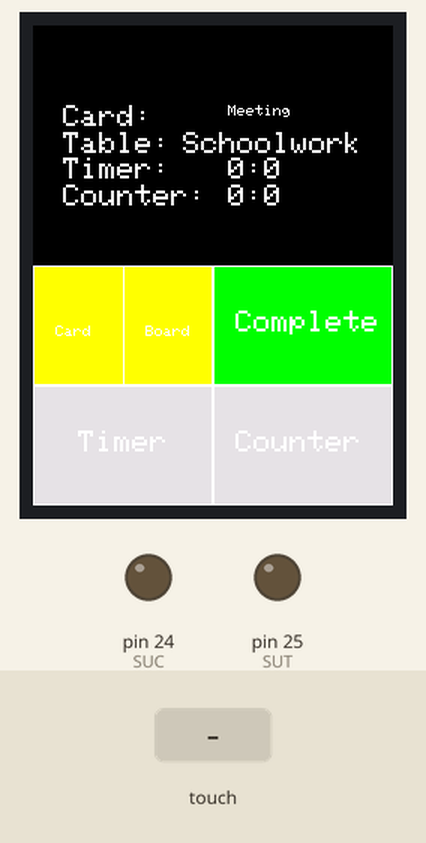
Bench run of a sketch on a simulated Arduino Mega 2560, built with avr-gcc and run on an emulated ATmega2560. Parts: 240×320 colour display, output pins drawn as LEDs (lit = HIGH). The test bench sets the inputs (shaded band). What the sketch prints to the serial monitor is not drawn.

Above: at 1.5 s.
1.6 s: touch panel pressed at 62 % / 30 % of its raw x / y range
At 3.6 s:
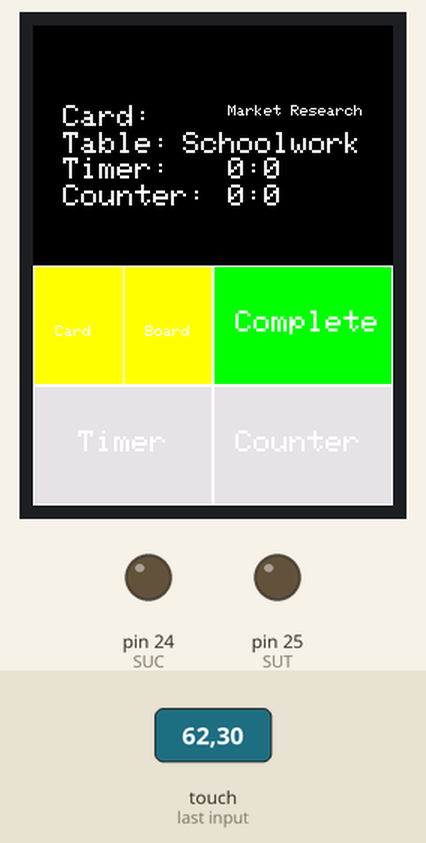
4.1 s: touch panel pressed at 62 % / 10 % of its raw x / y range
At 4.8 s:
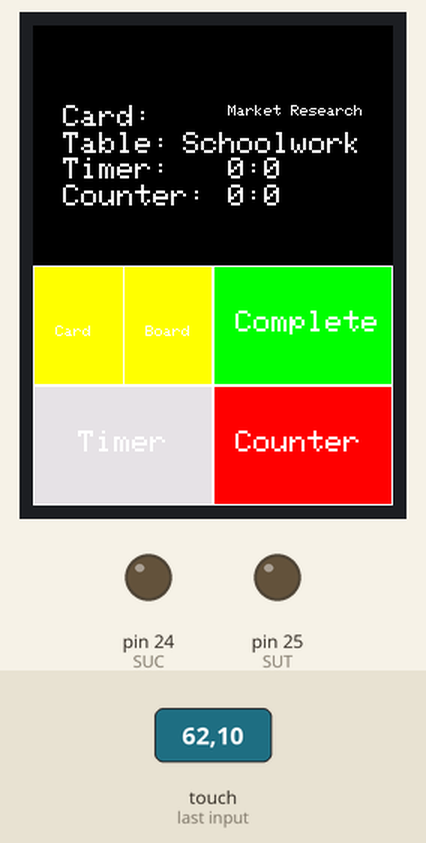
7.1 s: touch panel pressed at 13 % / 30 % of its raw x / y range
At 8.9 s:
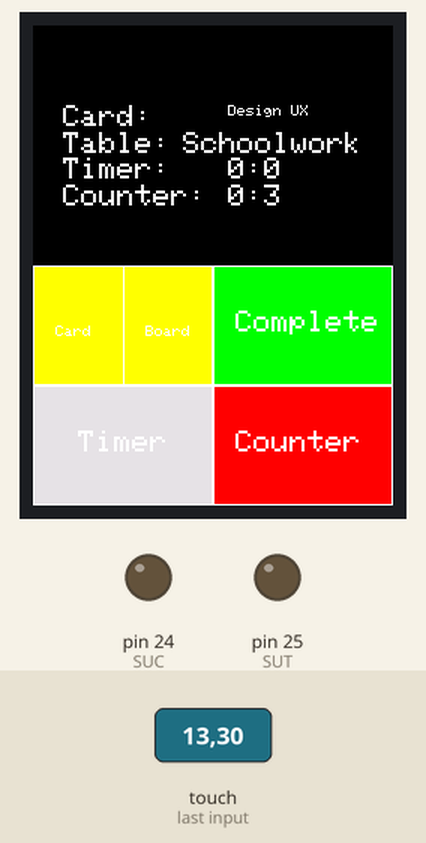
10.1 s: touch panel pressed at 87 % / 30 % of its raw x / y range
At 10.9 s:
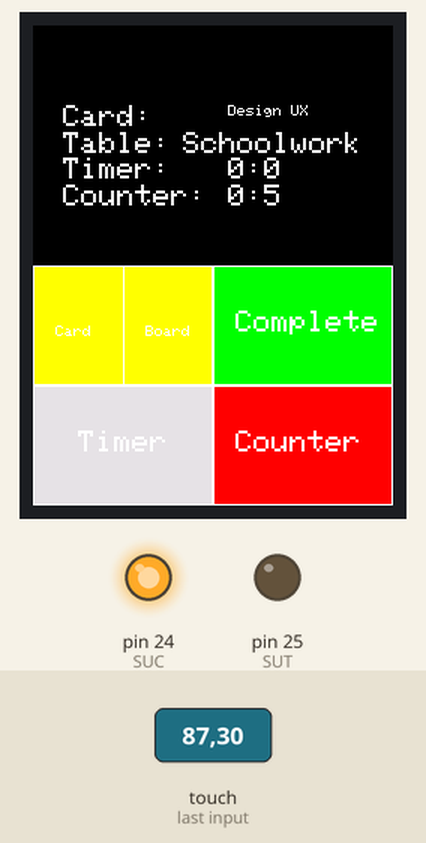
13.1 s: touch panel pressed at 13 % / 10 % of its raw x / y range
At 14.5 s:
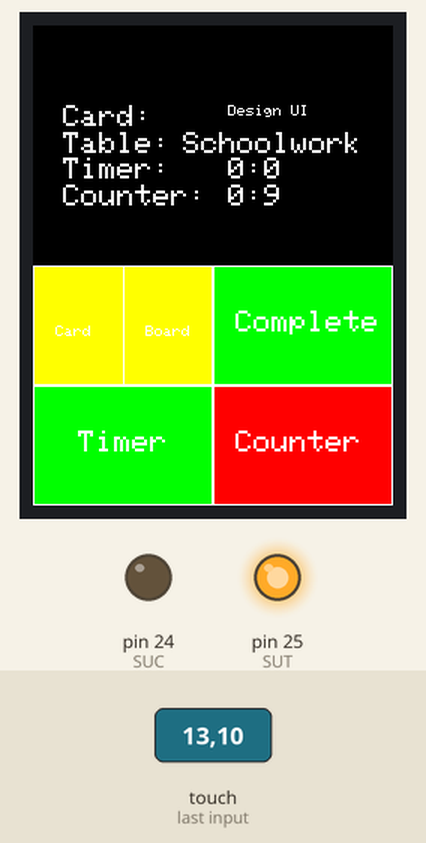
16.1 s: touch panel pressed at 62 % / 50 % of its raw x / y range
At 16.8 s:
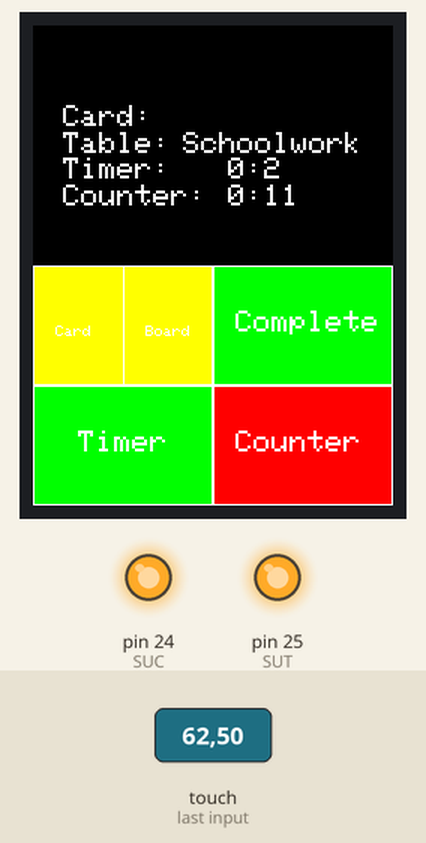
Timing chart, 0 to 19.1 s (numbered marks = the images above; inputs shaded):
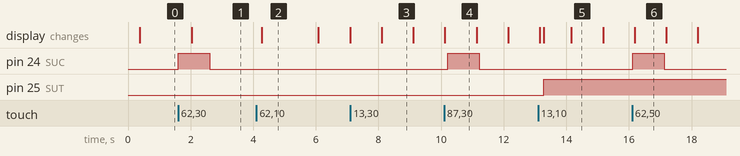

The sketch:

displayMachine.ino
```cpp
#include <Elegoo_GFX.h>                   // Core graphics library
#include <Elegoo_TFTLCD.h>                // Hardware-specific library
#include <TouchScreen.h> //// Touch Support
#include <TimerOne.h>


// macros for color (16 bit)
#define BLACK   0x0000
#define BLUE    0x001F
#define RED     0xF800
#define GREEN   0x07E0
#define CYAN    0x07FF
#define MAGENTA 0xF81F
#define YELLOW  0xFFE0
#define WHITE   0xFFFF

#define LIGHTGREY 0xE71C


//Tuch screen
#define TS_MINX 920
#define TS_MINY 120
#define TS_MAXX 150
#define TS_MAXY 940
#define YP A3
#define XM A2
#define YM 9
#define XP 8

TouchScreen ts = TouchScreen(XP, YP, XM, YM, 300);

#define LCD_CS A3
#define LCD_CD A2
#define LCD_WR A1
#define LCD_RD A0
#define LCD_RESET A4


Elegoo_TFTLCD tft(LCD_CS, LCD_CD, LCD_WR, LCD_RD, LCD_RESET);


//CONFIG
const int COUNTER_MAX = 25;
const int SCREEN_HEIGHT = 320;
const int SCREEN_WIDTH = 240;

//DEFINE MODS
#define MODE_PLAY 0
#define MODE_PAUSE 1

//DEFINE COMM
#define SUC 24
#define SUT 25

//##variables

long counterSegs = 0, timerSegs = 0, ms = 0;
String cardName = "sample card", columnName = "Schoolwork", timerText = "";

//controllers
int counterStatus = MODE_PAUSE;
int timerStatus = MODE_PAUSE;

unsigned long startMillis;
unsigned long currentMillis;


//Dummy Data: Unfortunelly didnt have enough time to implment this, but you get the idea
const char *cards[4] = { "Meeting", "Market Research",
                    "Design UX", "Design UI"
                  };
int cardIndex = 0;

void setup() {


  //  timerPressed();
  Serial.begin(9600);
  //Timer One     
  Timer1.initialize (1000);
  Timer1.attachInterrupt(timerOne);

  //Setup touchScreen
  tft.reset();
  tft.begin(0x9341);
  refreshScreen();
  startMillis = millis();

  pinMode(SUC, OUTPUT);
  pinMode(SUT, OUTPUT);

}

void loop() {

  if(cardIndex>3){
    cardIndex = 0;
  }
  currentMillis = millis();
  if (currentMillis - startMillis >= 200)
  {
    buttonHandlers();
    startMillis = currentMillis;
    setTimerActive();
  }


}


//general machine

void iterateEverySecond() {
  pinModeWriter();
  refreshDigits();

}


void refreshScreen() {
  pinModeWriter();
  paintAllBlack();


  paintButtons();
  refreshDigits();


}

void refreshDigits() {
  pinModeWriter();
  paintDigitsBlack();

  printDigits();


}


//screen

void pinModeWriter() {
  pinMode(XM, OUTPUT);
  pinMode(YP, OUTPUT);
}


//Paint function should be called after pinModeWriter()

void paintAllBlack() {

  tft.fillScreen(BLACK);
  tft.fillRect(0, 0, SCREEN_WIDTH, SCREEN_HEIGHT, BLACK);
}

void paintDigitsBlack() {

  tft.fillRect(SCREEN_WIDTH / 2, 0, SCREEN_WIDTH, SCREEN_HEIGHT / 2, BLACK);
}

void printDigits() {
  pinModeWriter();
  printCard();
  printColumn();
  printTimer();
  printCounter();
}

void paintButtons() {

  //Painting

  tft.fillRect(0, SCREEN_HEIGHT * 3 / 4, SCREEN_WIDTH / 2, 80, LIGHTGREY);
  tft.fillRect( SCREEN_WIDTH * 1 / 2, SCREEN_HEIGHT * 3 / 4, SCREEN_WIDTH / 2, SCREEN_HEIGHT * 1 / 4, LIGHTGREY);

  tft.fillRect( 0, SCREEN_HEIGHT * 2 / 4, SCREEN_WIDTH / 2, 80, YELLOW);
  tft.fillRect( SCREEN_WIDTH * 1 / 2, SCREEN_HEIGHT * 2 / 4, SCREEN_WIDTH / 2, SCREEN_HEIGHT * 1 / 4, GREEN);


  //Borders
  tft.drawRect( 0, SCREEN_HEIGHT * 3 / 4, SCREEN_WIDTH / 2, 80, WHITE);
  tft.drawRect( SCREEN_WIDTH * 1 / 2, SCREEN_HEIGHT * 3 / 4, SCREEN_WIDTH / 2, SCREEN_HEIGHT * 1 / 4, WHITE);

  tft.drawRect( 0, SCREEN_HEIGHT * 2 / 4, SCREEN_WIDTH / 2, 80, WHITE);
  tft.drawRect( SCREEN_WIDTH * 1 / 4 , SCREEN_HEIGHT * 2 / 4, SCREEN_WIDTH / 4, 80, WHITE);
  tft.drawRect( SCREEN_WIDTH * 1 / 2, SCREEN_HEIGHT * 2 / 4, SCREEN_WIDTH / 2, SCREEN_HEIGHT * 1 / 4, WHITE);


  //Text
  locateAndPrint("Timer", SCREEN_WIDTH * 1 / 8, SCREEN_HEIGHT * 27 / 32, 2);
  locateAndPrint("Counter", SCREEN_WIDTH * 9 / 16, SCREEN_HEIGHT * 27 / 32, 2);


  locateAndPrint("Card", SCREEN_WIDTH * 1 / 16, SCREEN_HEIGHT * 20 / 32, 1);
  locateAndPrint("Board", SCREEN_WIDTH * 5 / 16, SCREEN_HEIGHT * 20 / 32, 1);

  locateAndPrint("Complete", SCREEN_WIDTH * 9 / 16, SCREEN_HEIGHT * 19 / 32, 2);


}

String getTimeInMins(int segs) {
  return (String)((int) segs / 60) + ":" + ((String)((int)segs % 60));
}
void printCard() {
  pinModeWriter();

  String message = "Card: ";
  locateAndPrint( message, SCREEN_WIDTH * 1 / 12, SCREEN_HEIGHT * 1 / 6, 2);
  locateAndPrint( cards[cardIndex], SCREEN_WIDTH * 13 / 24, SCREEN_HEIGHT * 1 / 6, 1);

}

void printColumn() {
  pinModeWriter();
  String message = "Table: ";
  locateAndPrint( message, SCREEN_WIDTH * 1 / 12, SCREEN_HEIGHT * 2 / 9, 2);
  locateAndPrint( columnName, SCREEN_WIDTH * 10 / 24, SCREEN_HEIGHT * 2 / 9, 2);
}

void printTimer() {
  pinModeWriter();
  String message = "Timer: ";
  locateAndPrint( message, SCREEN_WIDTH * 1 / 12, SCREEN_HEIGHT * 5 / 18, 2);
  locateAndPrint( getTimeInMins(timerSegs), SCREEN_WIDTH * 13 / 24, SCREEN_HEIGHT * 5 / 18, 2);
}


void printCounter() {
  pinModeWriter();
  String message = "Counter: ";
  locateAndPrint( message, SCREEN_WIDTH * 1 / 12, SCREEN_HEIGHT * 1 / 3, 2);
  locateAndPrint( getTimeInMins(counterSegs), SCREEN_WIDTH * 13 / 24, SCREEN_HEIGHT * 1 / 3, 2);
}

void locateAndPrint(String text, double x, double y, double size) {
  tft.setTextSize(size);
  tft.setCursor(x, y);
  tft.println(text);

}


void buttonHandlers() {
  TSPoint p = ts.getPoint();

  if (p.z > 10 && p.z < 1000)
  {
    p.x = map(p.x, TS_MINX, TS_MAXX, tft.width(), 0);
    p.y = map(p.y, TS_MINY, TS_MAXY, tft.height(), 0);
    if (p.x > 0 && p.x < SCREEN_WIDTH)
    {

      //      First Row
      if (p.y > SCREEN_HEIGHT * 3 / 4 && p.y < SCREEN_HEIGHT)
      {
        if (p.x > SCREEN_WIDTH * 0 / 2 && p.x < SCREEN_WIDTH * 1 / 2) {
          timerPressed();
        }
        else if (p.x > SCREEN_WIDTH * 1 / 2 && p.x < 2 * SCREEN_WIDTH * 2 / 2 ) {
          counterPressed();
        }
      }

      if (p.y > SCREEN_HEIGHT * 2 / 4 && p.y < SCREEN_HEIGHT * 3 / 4)
      {
        if (p.x > SCREEN_WIDTH * 0 / 4 && p.x < SCREEN_WIDTH * 1 / 4) {
          cardPressed();
        }
        else if (p.x > SCREEN_WIDTH * 1 / 4 && p.x <  SCREEN_WIDTH * 2 / 4 ) {
          boardPressed();
        }
        else if (p.x > SCREEN_WIDTH * 2 / 4 && p.x < SCREEN_WIDTH * 4 / 4 ) {
          completePressed();
        }
      }

    }
  }
}


//button handlers

void setTimerActive() {
  if (timerStatus == MODE_PLAY) {
    digitalWrite(SUT, HIGH);
  } else {
    digitalWrite(SUT, LOW);
  }

}


void setCardNew() {
  digitalWrite(SUC, HIGH);

  delay(1000);
  digitalWrite(SUC, LOW);

}

void cardPressed () {
  Serial.println("Card");
  cardIndex++;

}

void boardPressed () {
  Serial.println("Board");
}

void completePressed () {
  cardIndex++;
  Serial.println("Completed");
  setCardNew();
}

void timerPressed () {
  Serial.println("Timer");
  switch (timerStatus) {
    case MODE_PLAY:
      timerStatus = MODE_PAUSE;
      break;

    case MODE_PAUSE:
      timerStatus = MODE_PLAY;
      break;
    default:
      break;
  }

  timerColor();
}

void counterPressed () {
  Serial.println("Counter");
  switch (counterStatus) {
    case MODE_PLAY:
      counterStatus = MODE_PAUSE;
      break;

    case MODE_PAUSE:
      counterStatus = MODE_PLAY;
      break;
    default:
      break;
  }

  counterColor();
}


// color handler
void counterColor() {
  pinModeWriter();
  switch (counterStatus) {
    case MODE_PLAY:
      tft.fillRect(SCREEN_WIDTH  * 1 / 2 , SCREEN_HEIGHT * 3 / 4, SCREEN_WIDTH / 2, 80, RED);
      break;

    case MODE_PAUSE:
      tft.fillRect(SCREEN_WIDTH  * 1 / 2 , SCREEN_HEIGHT * 3 / 4, SCREEN_WIDTH / 2, 80, LIGHTGREY);
      break;
    default:
      break;
  }

  tft.drawRect( SCREEN_WIDTH * 1 / 2, SCREEN_HEIGHT * 3 / 4, SCREEN_WIDTH / 2, SCREEN_HEIGHT * 1 / 4, WHITE);
  locateAndPrint("Counter", SCREEN_WIDTH * 9 / 16, SCREEN_HEIGHT * 27 / 32, 2);


}

void timerColor() {
  pinModeWriter();
  switch (timerStatus) {
    case MODE_PLAY:
      tft.fillRect( SCREEN_WIDTH * 0 / 2, SCREEN_HEIGHT * 3 / 4, SCREEN_WIDTH / 2, SCREEN_HEIGHT * 1 / 4, GREEN);
      break;

    case MODE_PAUSE:
      tft.fillRect( SCREEN_WIDTH * 0 / 2, SCREEN_HEIGHT * 3 / 4, SCREEN_WIDTH / 2, SCREEN_HEIGHT * 1 / 4, LIGHTGREY);
      break;
    default:
      break;
  }


  tft.drawRect( 0, SCREEN_HEIGHT * 3 / 4, SCREEN_WIDTH / 2, 80, WHITE);
  locateAndPrint("Timer", SCREEN_WIDTH * 1 / 8, SCREEN_HEIGHT * 27 / 32, 2);

}


void timerOne(void) {

  ms = ms + 1;


  if (ms >= 1000) {
    iterateEverySecond();
    ms = 0;
    if (counterStatus == MODE_PLAY) {
      counterSegs = counterSegs + 1;
    }

    if (timerStatus == MODE_PLAY) {
      timerSegs = timerSegs + 1;
    }
  }
}
```

Measured:
- after the input at 1.6 s, pin 24 (SUC): LOW → HIGH at once, → LOW 1.0 s later; the display: changes after 0.44 s (image 1)
- after the input at 4.1 s, the display: changes after 0.17 s (image 2)
- after the input at 7.1 s, the display: changes after 1.0 s (image 3)
- after the input at 10.1 s, pin 24 (SUC): LOW → HIGH after 0.12 s, → LOW 1.0 s later
- after the input at 13.1 s, pin 25 (SUT): LOW → HIGH after 0.18 s
- after the input at 16.1 s, pin 24 (SUC): LOW → HIGH at once, → LOW 1.0 s later
- what the display in image 5 shows lasts 1.0 s, from 14.2 s to 15.2 s
